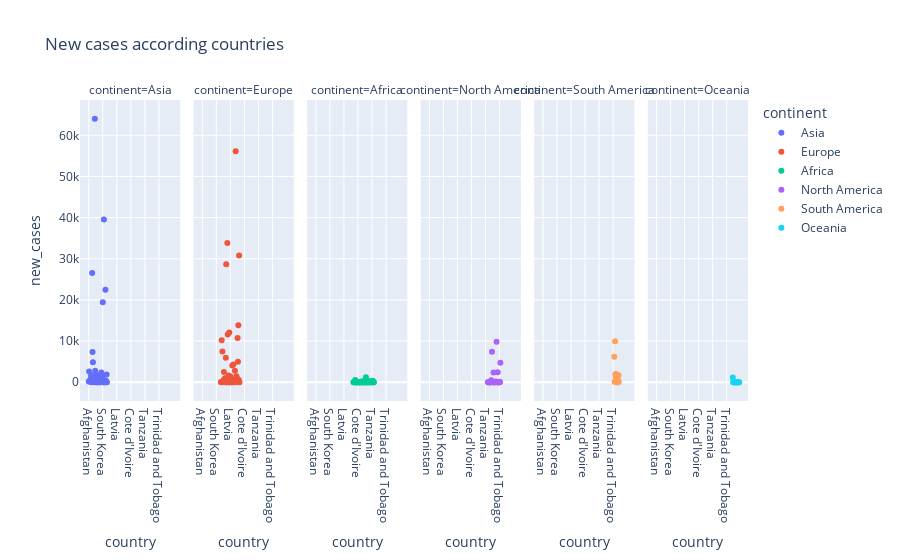

Notebook code cell kept with this figure:
### Markdown cell above
# Plotting

### Code cell
fig=px.scatter(df_new, x= 'country',y= 'new_cases',color='continent',facet_col='continent',title='New cases according countries')
fig.show()

### Figure 1 — Plotly figure (JSON) as saved in the notebook; plotly's stock layout.template omitted (floating-point values rounded to 4 significant figures)
{"data": [{"hovertemplate": "continent=Asia<br>country=%{x}<br>new_cases=%{y}<extra></extra>", "legendgroup": "Asia", "marker": {"color": "#636efa", "symbol": "circle"}, "mode": "markers", "name": "Asia", "orientation": "v", "showlegend": true, "type": "scatter", "x": ["Afghanistan", "Armenia", "Azerbaijan", "Bahrain", "Bangladesh", "Bhutan", "Brunei", "Cambodia", "China", "Georgia", "Hong Kong", "India", "Indonesia", "Iran", "Iraq", "Israel", "Japan", "Jordan", "Kazakhstan", "Kuwait", "Kyrgyzstan", "Laos", "Lebanon", "Macao", "Malaysia", "Maldives", "Mongolia", "Myanmar", "Nepal", "North Korea", "Oman", "Pakistan", "Palestine", "Philippines", "Qatar", "Saudi Arabia", "Singapore", "South Korea", "Sri Lanka", "Syria", "Taiwan", "Tajikistan", "Thailand", "Timor", "Turkey", "United Arab Emirates", "Uzbekistan", "Vietnam", "Yemen"], "xaxis": "x", "y": [174, 2575, 180, 353, 527, 186, 1551, 12, 1153, 26524, 7322, 4858, 1683, 289, 0, 967, 64009, 2776, 314, 0, 0, 57, 180, 0, 1639, 0, 345, 234, 25, 0, 0, 162, 177, 2364, 865, 98, 1528, 19407, 13, 9, 39511, 0, 242, 0, 22441, 422, 0, 1891, 0], "yaxis": "y"}, {"hovertemplate": "continent=Europe<br>country=%{x}<br>new_cases=%{y}<extra></extra>", "legendgroup": "Europe", "marker": {"color": "#EF553B", "symbol": "circle"}, "mode": "markers", "name": "Europe", "orientation": "v", "showlegend": true, "type": "scatter", "x": ["Albania", "Andorra", "Austria", "Belarus", "Belgium", "Bosnia and Herzegovina", "Bulgaria", "Croatia", "Cyprus", "Czechia", "Denmark", "Estonia", "Faeroe Islands", "Finland", "France", "Germany", "Gibraltar", "Greece", "Hungary", "Iceland", "Ireland", "Isle of Man", "Italy", "Jersey", "Kosovo", "Latvia", "Liechtenstein", "Lithuania", "Luxembourg", "Malta", "Moldova", "Monaco", "Montenegro", "Netherlands", "North Macedonia", "Norway", "Poland", "Portugal", "Romania", "Russia", "San Marino", "Serbia", "Slovakia", "Slovenia", "Spain", "Sweden", "Switzerland", "Ukraine", "United Kingdom", "Vatican"], "xaxis": "x2", "y": [43, 0, 10213, 0, 7484, 144, 140, 471, 2482, 302, 744, 960, 0, 5957, 28686, 0, 0, 33829, 11596, 275, 1601, 0, 12081, 0, 7, 1369, 0, 125, 0, 19, 4073, 0, 134, 4308, 0, 25, 675, 2777, 719, 56148, 0, 1460, 293, 764, 10760, 4973, 13816, 603, 30786, 0], "yaxis": "y2"}, {"hovertemplate": "continent=Africa<br>country=%{x}<br>new_cases=%{y}<extra></extra>", "legendgroup": "Africa", "marker": {"color": "#00cc96", "symbol": "circle"}, "mode": "markers", "name": "Africa", "orientation": "v", "showlegend": true, "type": "scatter", "x": ["Algeria", "Angola", "Benin", "Botswana", "Burkina Faso", "Burundi", "Cameroon", "Cape Verde", "Central African Republic", "Chad", "Comoros", "Congo", "Cote d'Ivoire", "Democratic Republic of Congo", "Djibouti", "Egypt", "Equatorial Guinea", "Eritrea", "Eswatini", "Ethiopia", "Gabon", "Gambia", "Ghana", "Guinea", "Guinea-Bissau", "Kenya", "Lesotho", "Liberia", "Libya", "Madagascar", "Malawi", "Mali", "Mauritania", "Mauritius", "Morocco", "Mozambique", "Namibia", "Niger", "Nigeria", "Rwanda", "Saint Helena", "Sao Tome and Principe", "Senegal", "Seychelles", "Sierra Leone", "Somalia", "South Africa", "South Sudan", "Sudan", "Tanzania", "Togo", "Tunisia", "Uganda", "Zambia", "Zimbabwe"], "xaxis": "x3", "y": [3, 0, 148, 196, 0, 512, 0, 2, 0, 0, 0, 0, 22, 0, 0, 0, 0, 0, 5, 1, 14, 197, 0, 0, 0, 9, 203, 0, 4, 8, 8, 11, 2, 1217, 17, 0, 0, 0, 189, 3, 0, 0, 38, 183, 0, 177, 254, 0, 0, 0, 0, 339, 0, 7, 8], "yaxis": "y3"}, {"hovertemplate": "continent=North America<br>country=%{x}<br>new_cases=%{y}<extra></extra>", "legendgroup": "North America", "marker": {"color": "#ab63fa", "symbol": "circle"}, "mode": "markers", "name": "North America", "orientation": "v", "showlegend": true, "type": "scatter", "x": ["Anguilla", "Antigua and Barbuda", "Aruba", "Bahamas", "Barbados", "Belize", "Bermuda", "Bonaire Sint Eustatius and Saba", "British Virgin Islands", "Canada", "Cayman Islands", "Costa Rica", "Cuba", "Curacao", "Dominica", "Dominican Republic", "El Salvador", "Greenland", "Grenada", "Guatemala", "Haiti", "Honduras", "Jamaica", "Mexico", "Montserrat", "Nicaragua", "Panama", "Saint Kitts and Nevis", "Saint Lucia", "Saint Pierre and Miquelon", "Saint Vincent and the Grenadines", "Trinidad and Tobago", "Turks and Caicos Islands", "United States"], "xaxis": "x4", "y": [0, 0, 0, 0, 74, 0, 0, 0, 0, 460, 165, 7413, 20, 0, 0, 2339, 0, 0, 0, 38, 0, 167, 48, 9828, 0, 0, 2412, 0, 0, 0, 0, 103, 0, 4710], "yaxis": "y4"}, {"hovertemplate": "continent=South America<br>country=%{x}<br>new_cases=%{y}<extra></extra>", "legendgroup": "South America", "marker": {"color": "#FFA15A", "symbol": "circle"}, "mode": "markers", "name": "South America", "orientation": "v", "showlegend": true, "type": "scatter", "x": ["Argentina", "Bolivia", "Brazil", "Chile", "Colombia", "Ecuador", "Falkland Islands", "Guyana", "Paraguay", "Peru", "Suriname", "Uruguay", "Venezuela"], "xaxis": "x5", "y": [6175, 90, 9931, 1947, 1245, 2012, 0, 5, 203, 691, 0, 1660, 120], "yaxis": "y5"}, {"hovertemplate": "continent=Oceania<br>country=%{x}<br>new_cases=%{y}<extra></extra>", "legendgroup": "Oceania", "marker": {"color": "#19d3f3", "symbol": "circle"}, "mode": "markers", "name": "Oceania", "orientation": "v", "showlegend": true, "type": "scatter", "x": ["Australia", "Cook Islands", "Fiji", "French Polynesia", "Kiribati", "Marshall Islands", "Micronesia (country)", "Nauru", "New Caledonia", "New Zealand", "Palau", "Papua New Guinea", "Samoa", "Solomon Islands", "Tonga", "Tuvalu", "Vanuatu", "Wallis and Futuna"], "xaxis": "x6", "y": [1168, 0, 0, 0, 0, 0, 0, 0, 0, 0, 0, 0, 0, 0, 0, 0, 0, 0], "yaxis": "y6"}], "layout": {"annotations": [{"font": {}, "showarrow": false, "text": "continent=Asia", "x": 0.075, "xanchor": "center", "xref": "paper", "y": 1, "yanchor": "bottom", "yref": "paper"}, {"font": {}, "showarrow": false, "text": "continent=Europe", "x": 0.245, "xanchor": "center", "xref": "paper", "y": 1, "yanchor": "bottom", "yref": "paper"}, {"font": {}, "showarrow": false, "text": "continent=Africa", "x": 0.415, "xanchor": "center", "xref": "paper", "y": 1, "yanchor": "bottom", "yref": "paper"}, {"font": {}, "showarrow": false, "text": "continent=North America", "x": 0.585, "xanchor": "center", "xref": "paper", "y": 1, "yanchor": "bottom", "yref": "paper"}, {"font": {}, "showarrow": false, "text": "continent=South America", "x": 0.755, "xanchor": "center", "xref": "paper", "y": 1, "yanchor": "bottom", "yref": "paper"}, {"font": {}, "showarrow": false, "text": "continent=Oceania", "x": 0.925, "xanchor": "center", "xref": "paper", "y": 1, "yanchor": "bottom", "yref": "paper"}], "legend": {"title": {"text": "continent"}, "tracegroupgap": 0}, "title": {"text": "New cases according countries"}, "xaxis": {"anchor": "y", "domain": [0, 0.15], "title": {"text": "country"}}, "xaxis2": {"anchor": "y2", "domain": [0.17, 0.32], "matches": "x", "title": {"text": "country"}}, "xaxis3": {"anchor": "y3", "domain": [0.34, 0.49], "matches": "x", "title": {"text": "country"}}, "xaxis4": {"anchor": "y4", "domain": [0.51, 0.66], "matches": "x", "title": {"text": "country"}}, "xaxis5": {"anchor": "y5", "domain": [0.68, 0.83], "matches": "x", "title": {"text": "country"}}, "xaxis6": {"anchor": "y6", "domain": [0.85, 1], "matches": "x", "title": {"text": "country"}}, "yaxis": {"anchor": "x", "domain": [0, 1], "title": {"text": "new_cases"}}, "yaxis2": {"anchor": "x2", "domain": [0, 1], "matches": "y", "showticklabels": false}, "yaxis3": {"anchor": "x3", "domain": [0, 1], "matches": "y", "showticklabels": false}, "yaxis4": {"anchor": "x4", "domain": [0, 1], "matches": "y", "showticklabels": false}, "yaxis5": {"anchor": "x5", "domain": [0, 1], "matches": "y", "showticklabels": false}, "yaxis6": {"anchor": "x6", "domain": [0, 1], "matches": "y", "showticklabels": false}}}
